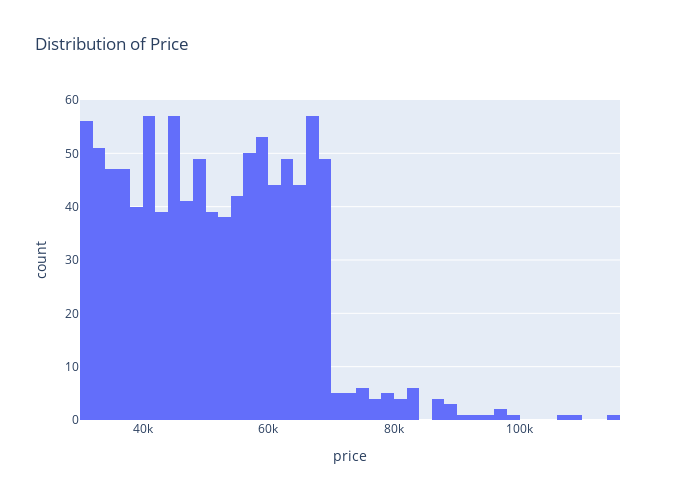

The code cell stored with this chart in its notebook:
### Code cell
price_fig = px.histogram(df, x=df.price,title='Distribution of Price',width=700,height=500)
price_fig

### Figure 1 — Plotly figure (JSON) as saved in the notebook; plotly's stock layout.template omitted (floating-point values rounded to 4 significant figures; data arrays with more than 128 entries replaced by an {"elided": "..."} marker saying what was removed)
{"data": [{"alignmentgroup": "True", "bingroup": "x", "hovertemplate": "price=%{x}<br>count=%{y}<extra></extra>", "legendgroup": "", "marker": {"color": "#636efa", "pattern": {"shape": ""}}, "name": "", "offsetgroup": "", "orientation": "v", "showlegend": false, "type": "histogram", "x": {"elided": "1000 float values"}, "xaxis": "x", "yaxis": "y"}], "layout": {"barmode": "relative", "height": 500, "legend": {"tracegroupgap": 0}, "title": {"text": "Distribution of Price"}, "width": 700, "xaxis": {"anchor": "y", "autorange": true, "domain": [0, 1], "range": [30000, 116000], "title": {"text": "price"}, "type": "linear"}, "yaxis": {"anchor": "x", "autorange": true, "domain": [0, 1], "range": [0, 60], "title": {"text": "count"}}}}
